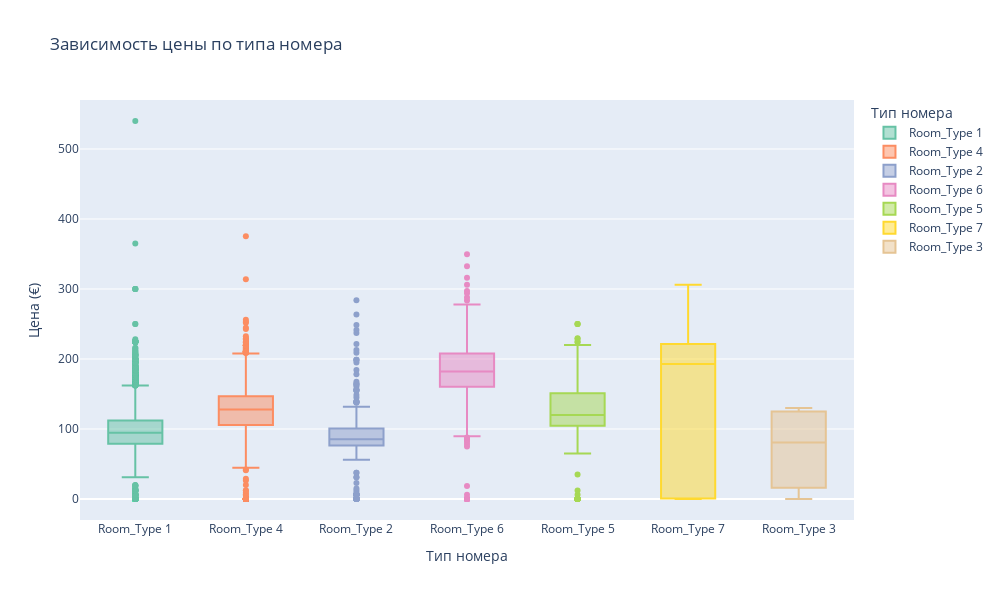

Notebook code cell kept with this figure:
### Markdown cell above
Распределение цен в зависимости от типа номера

### Code cell
fig = px.box(df, 
             x='room_type_reserved', 
             y='avg_price_per_room', 
             title='Зависимость цены по типа номера',
             labels={'room_type_reserved': 'Тип номера', 'avg_price_per_room': 'Цена (€)'}, 
             color='room_type_reserved',
             color_discrete_sequence=px.colors.qualitative.Set2)
fig.update_layout(width=1000, height=600)
fig.write_image('avg_price_per_room_by_room_type_boxplot.png')
fig.show()

### Figure 1 — Plotly figure (JSON) as saved in the notebook; plotly's stock layout.template omitted (floating-point values rounded to 4 significant figures; data arrays with more than 128 entries replaced by an {"elided": "..."} marker saying what was removed)
{"data": [{"alignmentgroup": "True", "hovertemplate": "Тип номера=%{x}<br>Цена (€)=%{y}<extra></extra>", "legendgroup": "Room_Type 1", "marker": {"color": "rgb(102,194,165)"}, "name": "Room_Type 1", "notched": false, "offsetgroup": "Room_Type 1", "orientation": "v", "showlegend": true, "type": "box", "x": {"elided": "28041 str values"}, "x0": " ", "xaxis": "x", "y": {"elided": "28041 float values"}, "y0": " ", "yaxis": "y"}, {"alignmentgroup": "True", "hovertemplate": "Тип номера=%{x}<br>Цена (€)=%{y}<extra></extra>", "legendgroup": "Room_Type 4", "marker": {"color": "rgb(252,141,98)"}, "name": "Room_Type 4", "notched": false, "offsetgroup": "Room_Type 4", "orientation": "v", "showlegend": true, "type": "box", "x": {"elided": "6040 str values"}, "x0": " ", "xaxis": "x", "y": {"elided": "6040 float values"}, "y0": " ", "yaxis": "y"}, {"alignmentgroup": "True", "hovertemplate": "Тип номера=%{x}<br>Цена (€)=%{y}<extra></extra>", "legendgroup": "Room_Type 2", "marker": {"color": "rgb(141,160,203)"}, "name": "Room_Type 2", "notched": false, "offsetgroup": "Room_Type 2", "orientation": "v", "showlegend": true, "type": "box", "x": {"elided": "690 str values"}, "x0": " ", "xaxis": "x", "y": {"elided": "690 float values"}, "y0": " ", "yaxis": "y"}, {"alignmentgroup": "True", "hovertemplate": "Тип номера=%{x}<br>Цена (€)=%{y}<extra></extra>", "legendgroup": "Room_Type 6", "marker": {"color": "rgb(231,138,195)"}, "name": "Room_Type 6", "notched": false, "offsetgroup": "Room_Type 6", "orientation": "v", "showlegend": true, "type": "box", "x": {"elided": "962 str values"}, "x0": " ", "xaxis": "x", "y": {"elided": "962 float values"}, "y0": " ", "yaxis": "y"}, {"alignmentgroup": "True", "hovertemplate": "Тип номера=%{x}<br>Цена (€)=%{y}<extra></extra>", "legendgroup": "Room_Type 5", "marker": {"color": "rgb(166,216,84)"}, "name": "Room_Type 5", "notched": false, "offsetgroup": "Room_Type 5", "orientation": "v", "showlegend": true, "type": "box", "x": {"elided": "263 str values"}, "x0": " ", "xaxis": "x", "y": {"elided": "263 float values"}, "y0": " ", "yaxis": "y"}, {"alignmentgroup": "True", "hovertemplate": "Тип номера=%{x}<br>Цена (€)=%{y}<extra></extra>", "legendgroup": "Room_Type 7", "marker": {"color": "rgb(255,217,47)"}, "name": "Room_Type 7", "notched": false, "offsetgroup": "Room_Type 7", "orientation": "v", "showlegend": true, "type": "box", "x": {"elided": "157 str values"}, "x0": " ", "xaxis": "x", "y": {"elided": "157 float values"}, "y0": " ", "yaxis": "y"}, {"alignmentgroup": "True", "hovertemplate": "Тип номера=%{x}<br>Цена (€)=%{y}<extra></extra>", "legendgroup": "Room_Type 3", "marker": {"color": "rgb(229,196,148)"}, "name": "Room_Type 3", "notched": false, "offsetgroup": "Room_Type 3", "orientation": "v", "showlegend": true, "type": "box", "x": ["Room_Type 3", "Room_Type 3", "Room_Type 3", "Room_Type 3", "Room_Type 3", "Room_Type 3", "Room_Type 3"], "x0": " ", "xaxis": "x", "y": [0, 80.75, 130, 65, 0, 130, 110], "y0": " ", "yaxis": "y"}], "layout": {"boxmode": "overlay", "height": 600, "legend": {"title": {"text": "Тип номера"}, "tracegroupgap": 0}, "title": {"text": "Зависимость цены по типа номера"}, "width": 1000, "xaxis": {"anchor": "y", "categoryarray": ["Room_Type 1", "Room_Type 4", "Room_Type 2", "Room_Type 6", "Room_Type 5", "Room_Type 7", "Room_Type 3"], "categoryorder": "array", "domain": [0, 1], "title": {"text": "Тип номера"}}, "yaxis": {"anchor": "x", "domain": [0, 1], "title": {"text": "Цена (€)"}}}}
